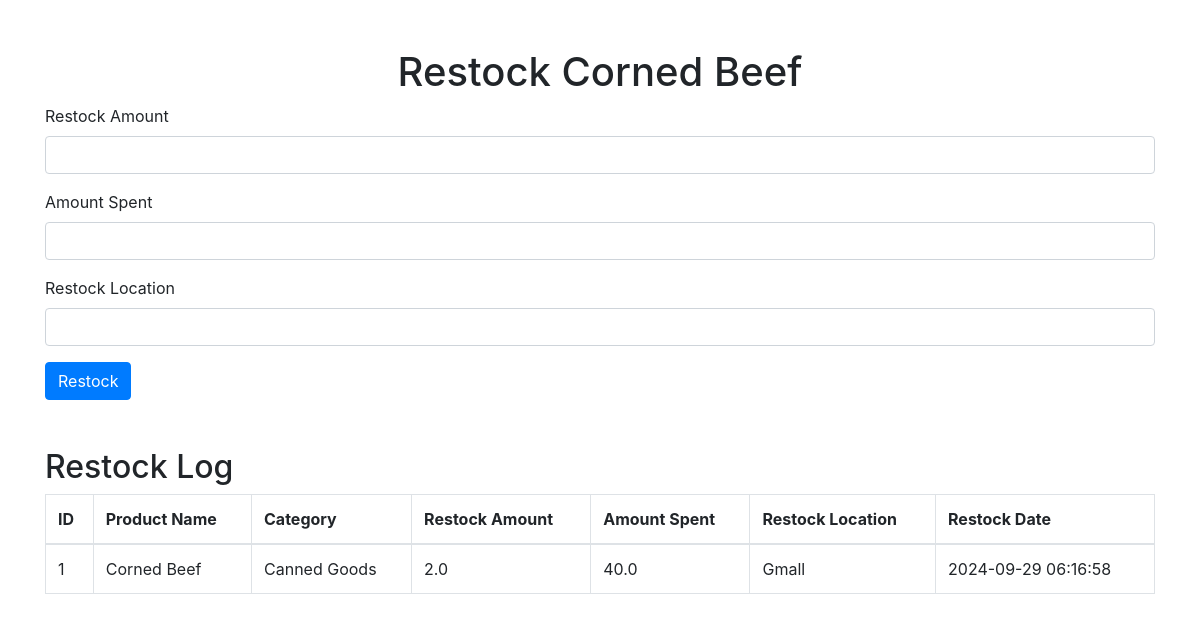
The app's page /product/1/restock, older data.
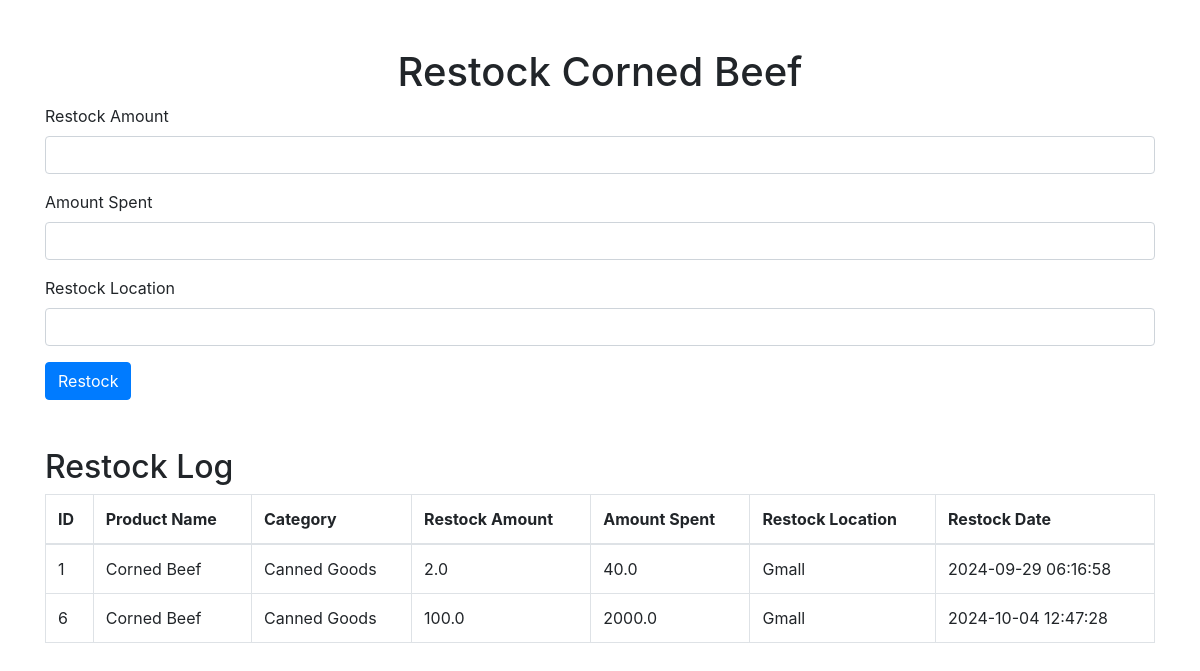
The same page, newer data.
### app.py (models this page shows, shortened)
class Restock(db.Model):
    id = db.Column(db.Integer, primary_key=True)
    restock_amount = db.Column(db.Float, nullable=False)  # Amount of items restocked
    restock_date = db.Column(db.DateTime, nullable=False, default=db.func.current_timestamp())
    amount_spent = db.Column(db.Float, nullable=False)  # Total cost of the restock
    restock_location = db.Column(db.String(100), nullable=False)  # Where the items were restocked
    ink_inventory_id = db.Column(db.Integer, db.ForeignKey('ink_inventory.id'), nullable=True)
    paper_inventory_id = db.Column(db.Integer, db.ForeignKey('paper_inventory.id'), nullable=True)
    product_id = db.Column(db.Integer, db.ForeignKey('product.id'), nullable=True)
    inventory_type = db.Column(db.String(20), nullable=False)  # 'ink', 'paper', 'product'
    ink_inventory = db.relationship('InkInventory', backref=db.backref('restocks', lazy=True))
    paper_inventory = db.relationship('PaperInventory', backref=db.backref('restocks', lazy=True))
    product = db.relationship('Product', backref=db.backref('restocks', lazy=True))

class Product(db.Model):
    id = db.Column(db.Integer, primary_key=True)
    name = db.Column(db.String(100), nullable=False)
    price = db.Column(db.Float, nullable=False)  # Selling price
    original_price = db.Column(db.Float, nullable=False)  # Original cost price
    stock = db.Column(db.Integer, nullable=False)
    purchase_location = db.Column(db.String(100), nullable=True)  # e.g., 'Supermarket A', 'Market B'
    is_voided = db.Column(db.Boolean, default=False)  # For voiding items
    deleted = db.Column(db.Boolean, default=False)  # For archiving
    expiration_date = db.Column(db.Date, nullable=True)  # New field for expiration date
    category_id = db.Column(db.Integer, db.ForeignKey('category.id'), nullable=False)

class Category(db.Model):
    id = db.Column(db.Integer, primary_key=True)
    name = db.Column(db.String(100), nullable=False, unique=True)
    products = db.relationship('Product', backref='category', lazy=True)

### app.py (the view, shortened to what this page needs)
@app.route('/product/<int:product_id>/restock', methods=['GET', 'POST'])
def restock_product(product_id):
    product = Product.query.get_or_404(product_id)
    restock_log = Restock.query.filter_by(product_id=product_id).all()
    return render_template('product_restock.html', product=product, restock_log=restock_log)

### templates/product_restock.html (shortened to what this page needs)
<!DOCTYPE html>
<html lang="en">
<head>
    <link rel="stylesheet" href="https://stackpath.bootstrapcdn.com/bootstrap/4.3.1/css/bootstrap.min.css">
</head>
<body>
    <div class="container mt-5">
        <h1 class="text-center">Restock {{ product.name }}</h1>
        <form method="POST">
            <div class="form-group">
                <label for="restock_amount">Restock Amount</label>
                <input type="number" class="form-control" id="restock_amount" name="restock_amount" required>
            </div>
            <div class="form-group">
                <label for="amount_spent">Amount Spent</label>
                <input type="number" class="form-control" id="amount_spent" name="amount_spent" required>
            </div>
            <div class="form-group">
                <label for="restock_location">Restock Location</label>
                <input type="text" class="form-control" id="restock_location" name="restock_location" required>
            </div>
            <button type="submit" class="btn btn-primary">Restock</button>
        </form>
        <h2 class="mt-5">Restock Log</h2>
        <table class="table table-bordered">
            <thead>
                <tr>
                    <th>ID</th>
                    <th>Product Name</th>
                    <th>Category</th>
                    <th>Restock Amount</th>
                    <th>Amount Spent</th>
                    <th>Restock Location</th>
                    <th>Restock Date</th>
                </tr>
            </thead>
            <tbody>
                {% for restock in restock_log %}
                <tr>
                    <td>{{ restock.id }}</td>
                    <td>{{ restock.product.name }}</td>
                    <td>{{ restock.product.category.name }}</td>
                    <td>{{ restock.restock_amount }}</td>
                    <td>{{ restock.amount_spent }}</td>
                    <td>{{ restock.restock_location }}</td>
                    <td>{{ restock.restock_date.strftime('%Y-%m-%d %H:%M:%S') }}</td>
                </tr>
                {% endfor %}
            </tbody>
        </table>
    </div>
</body>
</html>

Row changes from the older to the newer data that the page shows:
added Restock: id "6", product.name "Corned Beef", product.category.name "Canned Goods", restock_amount "100.0", amount_spent "2000.0", restock_location "Gmall", restock_date "2024-10-04 12:47:28"
